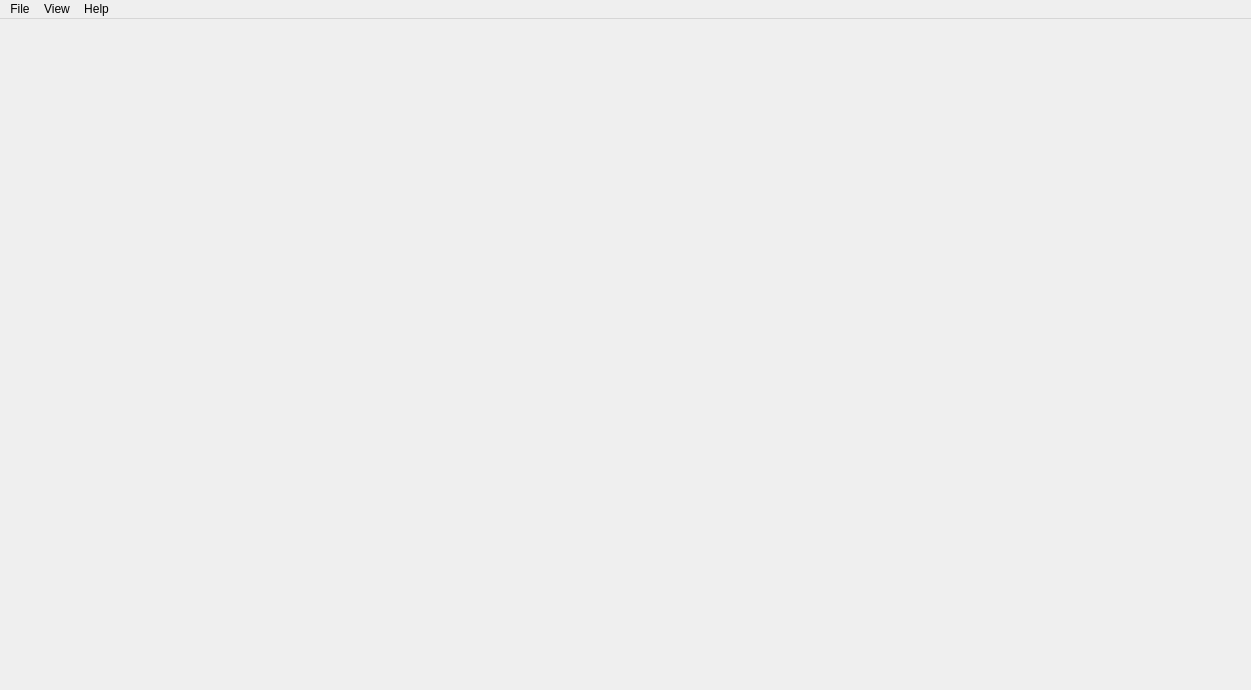
<?xml version="1.0" encoding="UTF-8"?>
<ui version="4.0">
 <class>QUaModbus</class>
 <widget class="QMainWindow" name="QUaModbus">
  <property name="geometry">
   <rect>
    <x>0</x>
    <y>0</y>
    <width>1251</width>
    <height>690</height>
   </rect>
  </property>
  <property name="windowTitle">
   <string>QUaModbus</string>
  </property>
  <widget class="QWidget" name="centralwidget"/>
  <widget class="QMenuBar" name="menubar">
   <property name="geometry">
    <rect>
     <x>0</x>
     <y>0</y>
     <width>1251</width>
     <height>21</height>
    </rect>
   </property>
   <widget class="QMenu" name="menuFile">
    <property name="title">
     <string>File</string>
    </property>
    <addaction name="actionNew"/>
    <addaction name="actionOpen"/>
    <addaction name="separator"/>
    <addaction name="actionSave"/>
    <addaction name="actionSaveAs"/>
    <addaction name="separator"/>
    <addaction name="actionClose"/>
    <addaction name="separator"/>
    <addaction name="actionExit"/>
   </widget>
   <widget class="QMenu" name="menuView">
    <property name="title">
     <string>View</string>
    </property>
   </widget>
   <widget class="QMenu" name="menuHelp">
    <property name="title">
     <string>Help</string>
    </property>
    <addaction name="actionAbout"/>
   </widget>
   <addaction name="menuFile"/>
   <addaction name="menuView"/>
   <addaction name="menuHelp"/>
  </widget>
  <action name="actionNew">
   <property name="icon">
    <iconset resource="../res/res.qrc">
     <normaloff>:/default/icons/file-3.svg</normaloff>:/default/icons/file-3.svg</iconset>
   </property>
   <property name="text">
    <string>New</string>
   </property>
   <property name="shortcut">
    <string>Ctrl+N</string>
   </property>
  </action>
  <action name="actionOpen">
   <property name="icon">
    <iconset resource="../res/res.qrc">
     <normaloff>:/default/icons/files-and-folders.svg</normaloff>:/default/icons/files-and-folders.svg</iconset>
   </property>
   <property name="text">
    <string>Open</string>
   </property>
   <property name="shortcut">
    <string>Ctrl+O</string>
   </property>
  </action>
  <action name="actionSave">
   <property name="icon">
    <iconset resource="../res/res.qrc">
     <normaloff>:/default/icons/disk.svg</normaloff>:/default/icons/disk.svg</iconset>
   </property>
   <property name="text">
    <string>Save</string>
   </property>
   <property name="shortcut">
    <string>Ctrl+S</string>
   </property>
  </action>
  <action name="actionSaveAs">
   <property name="icon">
    <iconset resource="../res/res.qrc">
     <normaloff>:/default/icons/save-file.svg</normaloff>:/default/icons/save-file.svg</iconset>
   </property>
   <property name="text">
    <string>SaveAs</string>
   </property>
   <property name="shortcut">
    <string>Ctrl+Shift+S</string>
   </property>
  </action>
  <action name="actionClose">
   <property name="icon">
    <iconset resource="../res/res.qrc">
     <normaloff>:/default/icons/perspective-1.svg</normaloff>:/default/icons/perspective-1.svg</iconset>
   </property>
   <property name="text">
    <string>Close</string>
   </property>
   <property name="shortcut">
    <string>Ctrl+W</string>
   </property>
  </action>
  <action name="actionExit">
   <property name="icon">
    <iconset resource="../res/res.qrc">
     <normaloff>:/default/icons/exit.svg</normaloff>:/default/icons/exit.svg</iconset>
   </property>
   <property name="text">
    <string>Exit</string>
   </property>
  </action>
  <action name="actionAbout">
   <property name="icon">
    <iconset resource="../res/res.qrc">
     <normaloff>:/default/icons/information.svg</normaloff>:/default/icons/information.svg</iconset>
   </property>
   <property name="text">
    <string>About</string>
   </property>
  </action>
 </widget>
 <resources>
  <include location="../res/res.qrc"/>
 </resources>
 <connections/>
</ui>
